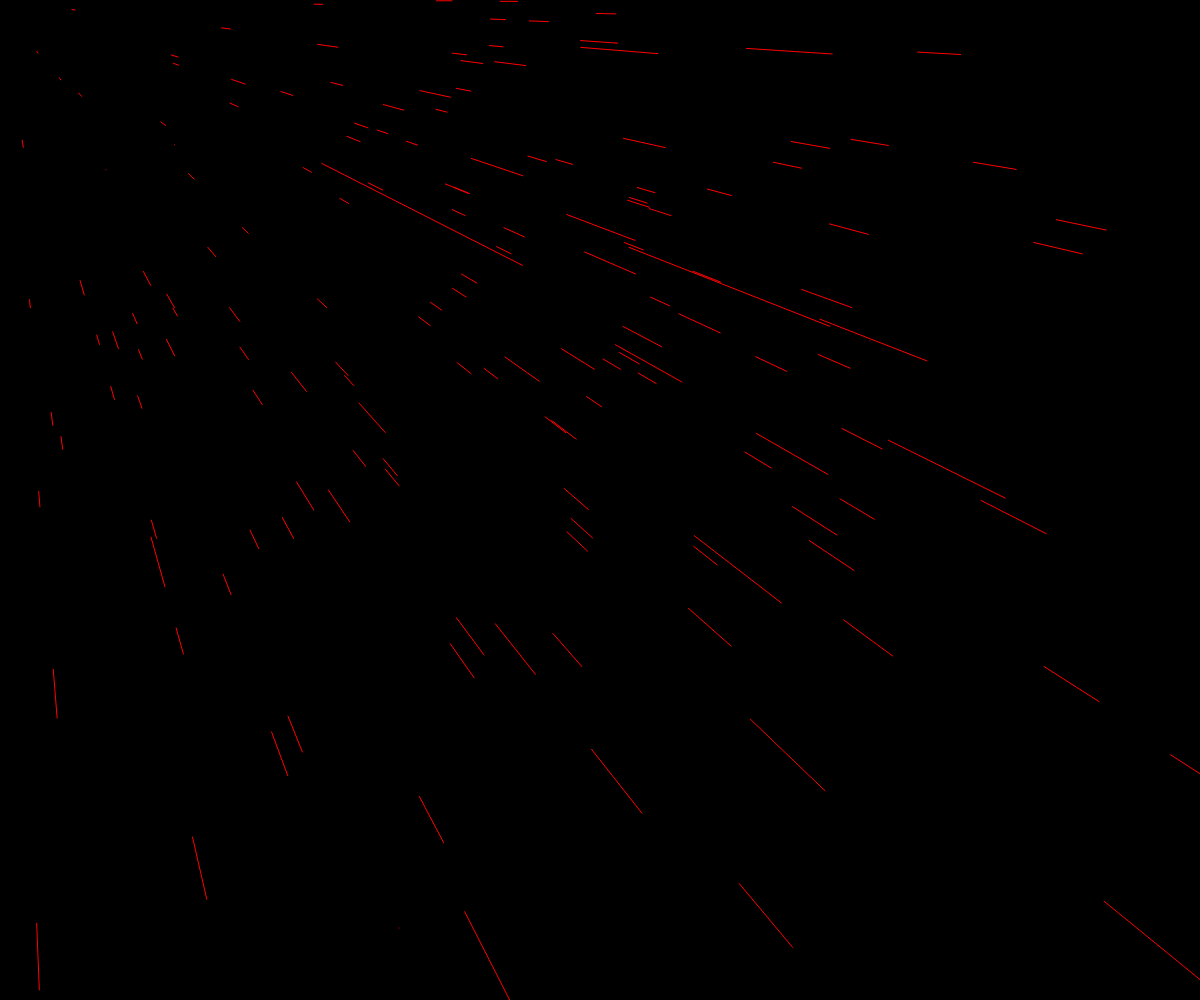
Frame 1 (no input)
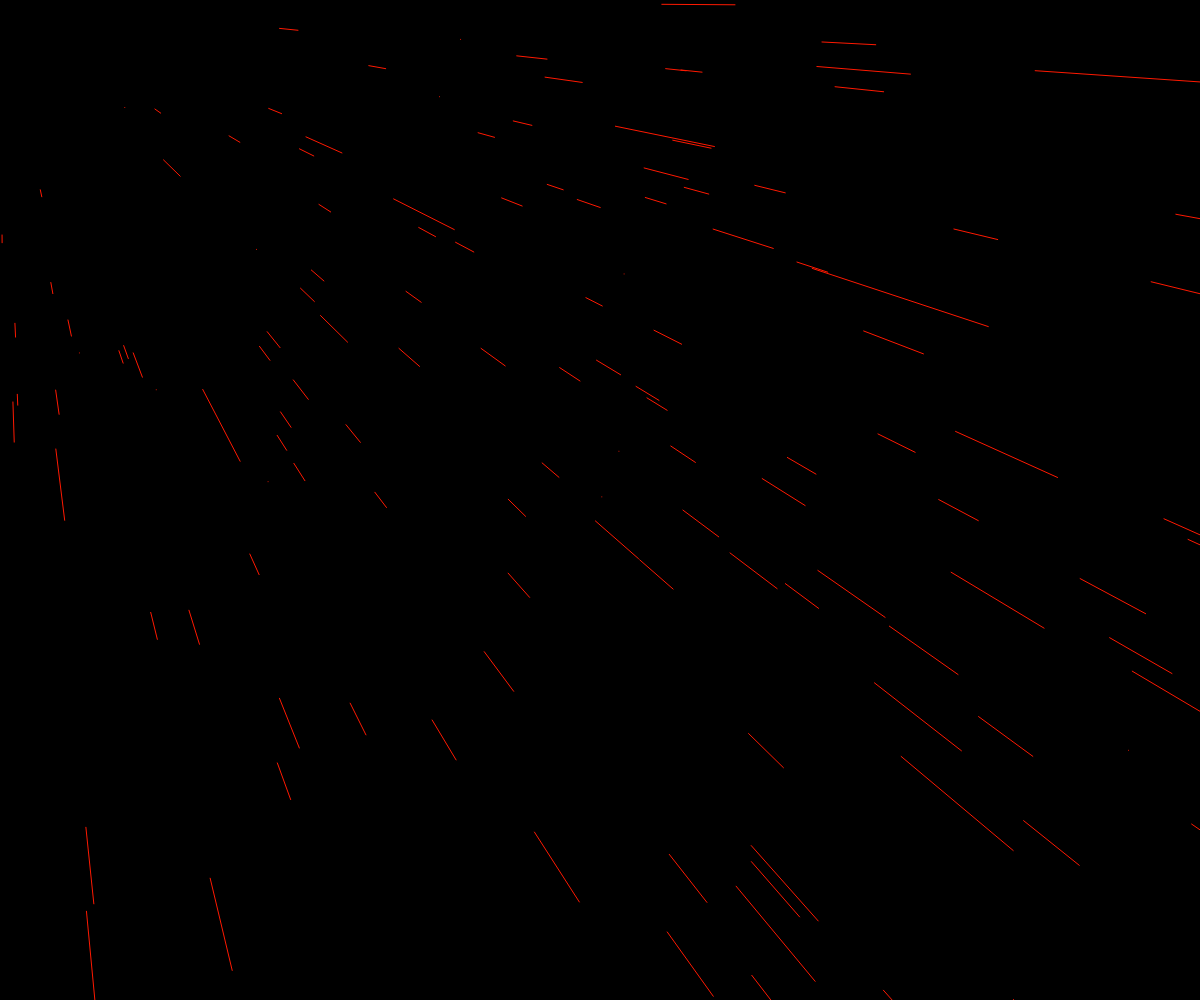
Frame 60 (no input)
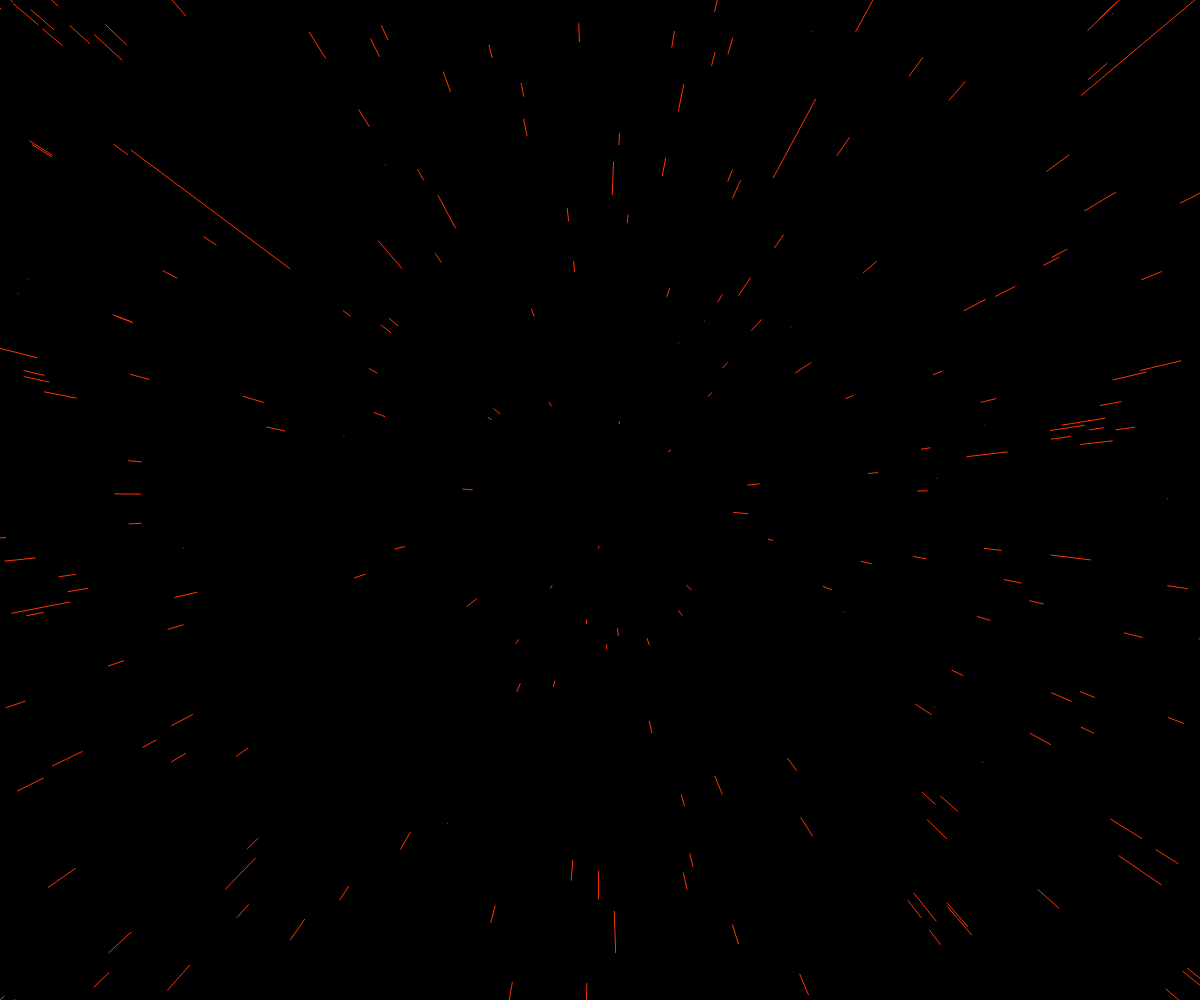
Frame 120 (the mouse pressed at the canvas centre since frame 60)

The p5.js sketch that drew these frames (run headless with seeded random() and noise() and a simulated clock; from frame 60 on, the mouse is pressed at the canvas centre):

// p5.js sketch
// ── sketch.js
let stars = []
let x = 0, y = 0, scaleAmount = 1

function setup() {
	canvas = createCanvas(windowWidth,windowHeight);
	colorMode(HSB)
	// let x = (windowWidth - width) / 2;
	// let y = (windowHeight - height) / 2
	// canvas.position(x, y);
	for (i = 0; i < 1000; i++) {
		stars.push(new Star())
	}
}

function keyPressed() {
	// let inc = 2
	// if (keyCode === LEFT_ARROW) {
	// 	console.log("L")
	// 	x -= inc
	// } else if (keyCode === RIGHT_ARROW) {
	// 	  console.log("R")
	// 	x += inc	  
	// } else if (keyCode === UP_ARROW) {
	// 	console.log("R")
	//   	y += inc	  
  	// } else if (keyCode === DOWN_ARROW) {
	// 	console.log("R")
	//   	y -= inc	  
  	// }

	if (keyCode === UP_ARROW) {
		scaleAmount += 0.05
	} else if (keyCode === DOWN_ARROW) {
		scaleAmount -= 0.05
	}
  }

function draw() {
	background(0)
	let moveX = map(mouseX, 0, width, -width/2, width/2)
	let moveY = map(mouseY, 0, height, -height/2, height/2)
	translate(width/2+moveX, height/2+moveY)
	scale(scaleAmount);
	for (i = 0; i < stars.length; i++) {
		stars[i].update()
		stars[i].show()
	}
	
}
// ── star.js
class Star {
    constructor() {
        this.x = random(-width/2,width/2)
        this.y = random(-height/2,height/2)
        this.z = random(width)
        this.pz = this.z
        this.h = 0
    }

    update() {
        this.z -= 30
        if (this.z < 1) {
            this.x = random(-width/2,width/2)
            this.y = random(-height/2,height/2)
            this.z = random(width)
            this.pz = this.z
        }
    }

    show() {
        let sx = map(this.x/this.z, 0, 1, 0, width)
        let sy = map(this.y/this.z, 0, 1, 0, height)
        let px = map(this.x/this.pz, 0, 1, 0, width)
        let py = map(this.y/this.pz, 0, 1, 0, height)
        this.pz = this.z
        stroke(this.h, 255, 255, 25)
        this.h+=0.1
        line(px, py, sx, sy)
    }
}
